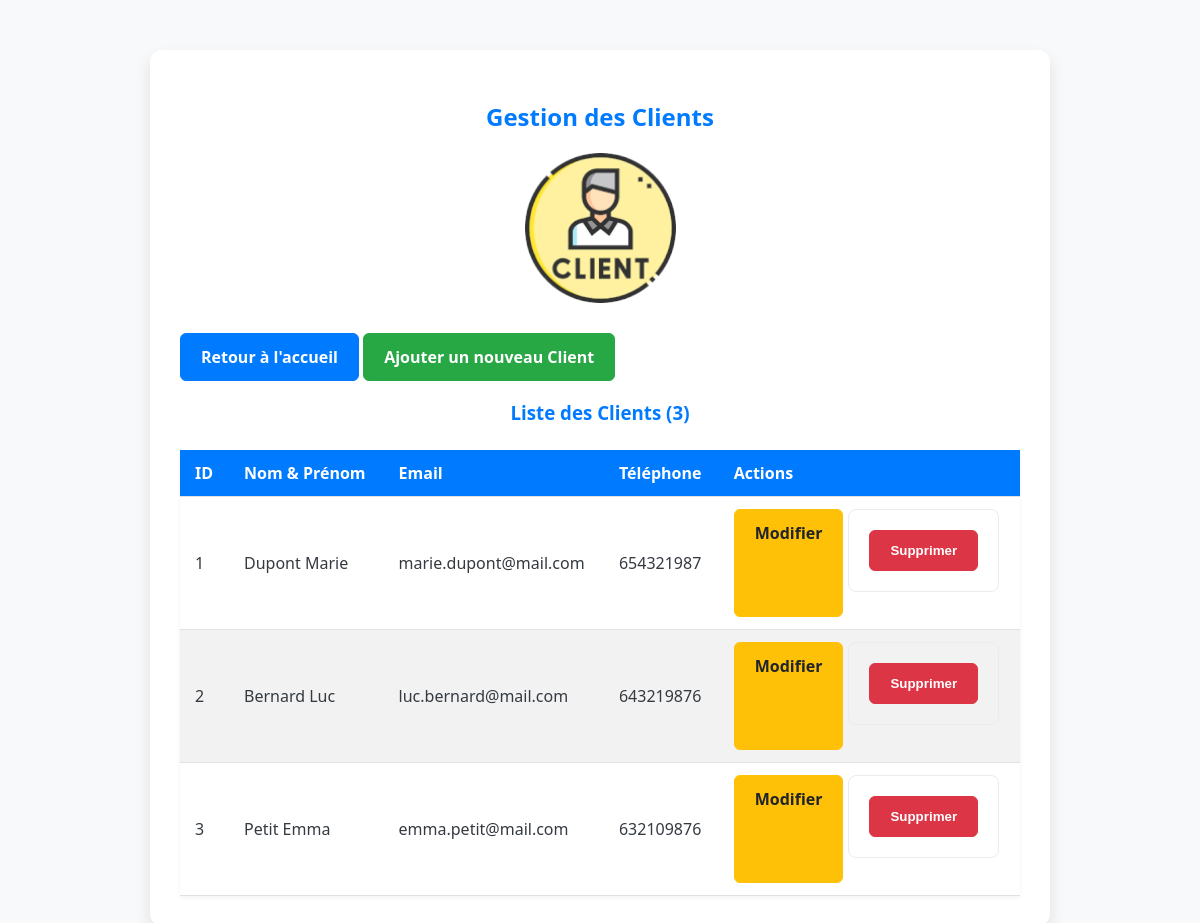
/index.php?page=gestion_client (signed in), run on the app's committed database.
### tables this page shows
CREATE TABLE client (
    idclient INT PRIMARY KEY AUTO_INCREMENT,
    nom VARCHAR(50) NOT NULL, 
    prenom VARCHAR(50) NOT NULL, 
    adresse VARCHAR(150) UNIQUE NOT NULL, 
    email VARCHAR(150) UNIQUE NOT NULL, 
    mdp VARCHAR(150) NOT NULL, 
    telephone BIGINT UNIQUE NOT NULL
);

### index.php (called while the page is built)
<?php
require_once 'controleur/controleur.class.php';
$controleur = new Controleur();
$controleur->gererRequete();
?>

### modele/modele.class.php (called while the page is built, shortened)
<?php
require_once 'config_db.php';
class Modele {
    protected $pdo;
    public function __construct() {
        $this->pdo = ConnexionDB::getInstance()->getPDO();
    }
    public function selectAll($table) {
        $sql = "SELECT * FROM $table";
        $stmt = $this->pdo->prepare($sql);
        $stmt->execute();
        return $stmt->fetchAll();
    }
}
?>

### modele/config_db.php (called while the page is built)
<?php
class ConnexionDB {
    private static $instance = null;
    private $pdo;
    private function __construct() {
        $host = 'localhost';
        $db   = 'n&s_31_jv';
        $user = 'root';
        $pass = '';
        $charset = 'utf8mb4';
        $dsn = "mysql:host=$host;dbname=$db;charset=$charset";
        $options = [
            PDO::ATTR_ERRMODE            => PDO::ERRMODE_EXCEPTION,
            PDO::ATTR_DEFAULT_FETCH_MODE => PDO::FETCH_ASSOC,
            PDO::ATTR_EMULATE_PREPARES   => false,
        ];
        try {
            $this->pdo = new PDO($dsn, $user, $pass, $options);
        } catch (\PDOException $e) {
            die("Erreur de connexion à la base de données : " . $e->getMessage());
        }
    }
    public static function getInstance() {
        if (self::$instance == null) {
            self::$instance = new ConnexionDB();
        }
        return self::$instance;
    }
    public function getPDO() {
        return $this->pdo;
    }
}
?>

### vue/vue_select_client.php (the view, shortened to what this page needs)
<?php
$clients = $donnees;
?>
<!DOCTYPE html>
<html lang="fr">
<head>
    <link rel="stylesheet" href="css/style.css">
</head>
<body>
    <div class="container">
        <div class="gestion-header">
            <h2>Gestion des Clients</h2>
            <img src="images/client_icone.png" alt="Gestion des Clients" class="gestion-image">
        </div>
        <p>
            <a href="index.php?page=home" class="btn btn-primary">Retour à l'accueil</a>
            <a href="index.php?page=vue_insert_client" class="btn btn-success">Ajouter un nouveau Client</a>
        </p>
        <h3>Liste des Clients (<?php echo count($clients); ?>)</h3>
        <table>
            <thead>
                <tr>
                    <th>ID</th>
                    <th>Nom & Prénom</th>
                    <th>Email</th>
                    <th>Téléphone</th>
                    <th>Actions</th>
                </tr>
            </thead>
            <tbody>
                <?php foreach ($clients as $client): ?>
                <tr>
                    <td><?php echo $client['idclient']; ?></td>
                    <td><?php echo $client['nom'] . ' ' . $client['prenom']; ?></td>
                    <td><?php echo $client['email']; ?></td>
                    <td><?php echo $client['telephone']; ?></td>
                    <td class="table-actions">
                        <a href="index.php?page=vue_insert_client&id=<?php echo $client['idclient']; ?>" class="btn btn-warning">Modifier</a>
                        <form method="POST" style="display:inline;" action="index.php?page=gestion_client">
                            <button type="submit" class="btn btn-danger" onclick="return confirm('Êtes-vous sûr de vouloir supprimer ce client ? Toute réservation associée sera également supprimée.')">Supprimer</button>
                        </form>
                    </td>
                </tr>
                <?php endforeach; ?>
            </tbody>
        </table>
    </div>
</body>
</html>

### css/style.css (style rules this page uses)
body { font-family: 'Segoe UI', Tahoma, Geneva, Verdana, sans-serif; background-color: #f8f9fa; color: #343a40; margin: 0; padding: 0; display: flex; justify-content: center; align-items: flex-start; min-height: 100vh; }
.container { background-color: #ffffff; padding: 30px; margin-top: 50px; border-radius: 12px; box-shadow: 0 8px 16px rgba(0, 0, 0, 0.1); width: 90%; max-width: 900px; box-sizing: border-box; }
h1, h2, h3 { text-align: center; color: #007bff; margin-bottom: 20px; }
form { display: grid; grid-template-columns: 1fr; gap: 15px; padding: 20px; border: 1px solid #e9ecef; border-radius: 8px; margin-bottom: 25px; }
.btn { text-decoration: none; padding: 12px 20px; border-radius: 6px; cursor: pointer; font-weight: bold; transition: background-color 0.3s, opacity 0.3s; text-align: center; display: inline-block; }
.btn-primary { background-color: #007bff; color: white; border: 1px solid #007bff; }
.btn-success { background-color: #28a745; color: white; border: 1px solid #28a745; }
.btn-warning { background-color: #ffc107; color: #212529; border: 1px solid #ffc107; }
.btn-danger { background-color: #dc3545; color: white; border: 1px solid #dc3545; }
table { width: 100%; border-collapse: collapse; margin-top: 25px; box-shadow: 0 2px 4px rgba(0, 0, 0, 0.05); }
th, td { padding: 12px 15px; text-align: left; border-bottom: 1px solid #dee2e6; }
th { background-color: #007bff; color: white; font-weight: bold; }
tr:nth-child(even) { background-color: #f2f2f2; }
.table-actions { display: flex; gap: 5px; }
.gestion-header { text-align: center; }
.gestion-image { max-width: 100%; height: 150px; display: block; margin: 15px auto 30px auto; border-radius: 8px; object-fit: cover; opacity: 0.8; }

### data on the page
client: idclient "1", nom "Dupont", prenom "Marie", email "marie.dupont@mail.com", telephone "654321987"
client: idclient "2", nom "Bernard", prenom "Luc", email "luc.bernard@mail.com", telephone "643219876"
client: idclient "3", nom "Petit", prenom "Emma", email "emma.petit@mail.com", telephone "632109876"

### other printed values
count($clients) "3"
